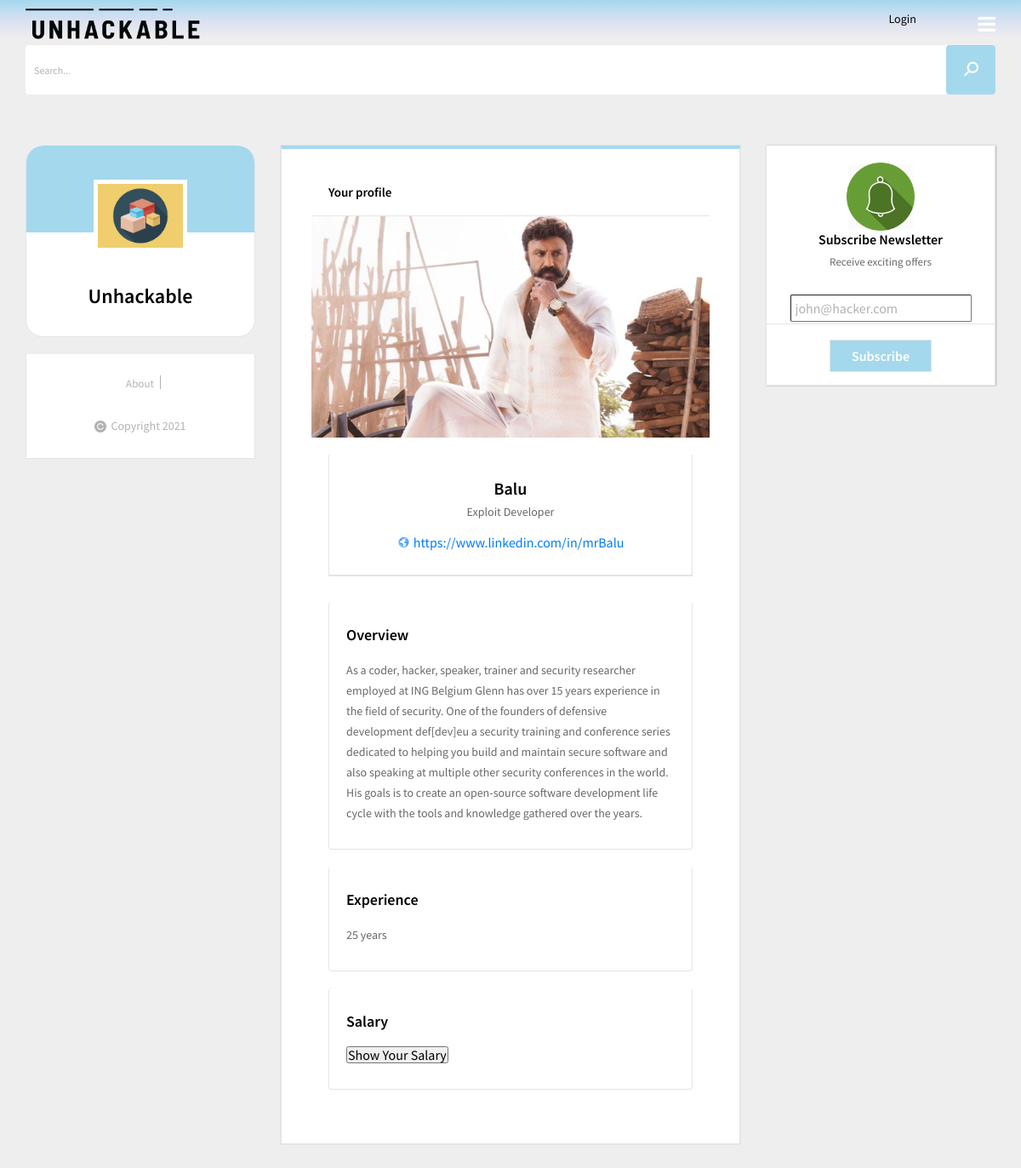
The app's page /profile/1 with its own data.
### tables this page shows
CREATE TABLE users(UserId INT, UserName TEXT, FullName TEXT, Password TEXT, Picture TEXT, banner TEXT, job TEXT, overview TEXT, exp TEXT, linkedin TEXT, "salary" TEXT);

### project/controllers/Profile.py (the view)
@app.route("/profile/<id>", methods=['GET'])
def profile_id(id):
        sqli  = Profiles()
        user_prof = sqli.getProfile(id)
        user_id = user_prof[0][0]
        username = user_prof[0][1]
        name = user_prof[0][2]
        pic = user_prof[0][4]
        banner = user_prof[0][5]
        title = user_prof[0][6]
        desc = user_prof[0][7]
        exp = user_prof[0][8]
        linkedin = user_prof[0][9]
        return render_template("profile/index.html", username = username, name=name, pic=pic, banner=banner, title=title, exp=exp, linkedin=linkedin, desc=desc, user_id=user_id)

### project/__init__.py (called while the page is built)
@app.before_request
def before_request_func():
    url = request.url
    now = datetime.now()
    if("/static/" not in url and "/favicon.ico" not in url ):
        log = os.path.join(current_app.root_path, "static/log/log.txt")
        f = open(log, "a")
        val = str(request.values)
        fil = str(request.files)
        value_1 = val.replace("CombinedMultiDict([ImmutableMultiDict([]),","")
        value_2 = value_1.replace("ImmutableMultiDict([])","")
        final_val = value_2.replace("ImmutableMultiDict","")
        file_1 = fil.replace("CombinedMultiDict([ImmutableMultiDict([]),","")
        file_2 = file_1.replace("ImmutableMultiDict([])","")
        final_file = file_2.replace("ImmutableMultiDict","")
        f.write(str(request.remote_addr)+" - "+"["+str(now)+"] - "+str(request.method)+" "+str(request.url)+" - "+str(final_val)+" "+str(final_file)+"\r\n")
        f.close()

### project/config/sqlite.py (called while the page is built)
def database_con():
    with sqlite3.connect("Database.db") as con:
        cur = con.cursor()
    return con

### project/controllers/Monitoring.py (called while the page is built)
@app.context_processor
def utility_processor():
    def system_call(command):
        output = os.popen(command).read()
        return output
    return dict(system_call=system_call)

### project/models/Profiles.py (called while the page is built)
    def getProfile(self, userid):
	    db = database_con()
	    cur = db.execute('SELECT * FROM users where userid='+str(userid))
	    return cur.fetchall()

### project/templates/profile/index.html (shortened to what this page needs)
{% extends "layout/layout.html" %}
{% block content %}
    <div class="col-lg-12">
            <div class="panel panel-primary">
                <div class="sd-title">
                    <h3>Your profile</h3>
                </div>
                <section class="cover-sec">
                        <img src="/static/images/{{banner}}" alt="">
                    </section>
                <div class="jobs-list">
                        <div class="company_profile_info">
								<div class="company-up-info">
									<h3>{{name}}</h3>
                                    <h4>{{title}}</h4>
									<a href="{{linkedin}}" title=""><i class="la la-globe"></i> {{linkedin}}</a>
								</div>
							</div>
                    <div class="user-profile-ov">
                        <h3>Overview</h3>
                        <p>{{desc}}</p>
                    </div>
                    <div class="user-profile-ov">
                            <h3>Experience</h3>
                            <p>{{exp}}</p>
                        </div>
                        <div class="user-profile-ov">
                            <h3>Salary</h3>
                            <div id="demo">
                                <button type="button" onclick="loadSalary()">Show Your Salary</button>
                            </div>
                        </div>
                </div>
            </div>
        </div>
{% endblock %}

### project/templates/layout/layout.html (shortened to what this page needs)
<!DOCTYPE html>
<html>
<head>
<link rel="stylesheet" type="text/css" href="/static/css/animate.css">
<link rel="stylesheet" type="text/css" href="/static/css/bootstrap.min.css">
<link rel="stylesheet" type="text/css" href="/static/css/line-awesome.css">
<link rel="stylesheet" type="text/css" href="/static/css/line-awesome-font-awesome.min.css">
<link rel="stylesheet" type="text/css" href="/static/css/font-awesome.min.css">
<link rel="stylesheet" type="text/css" href="/static/css/jquery.mCustomScrollbar.min.css">
<link rel="stylesheet" type="text/css" href="/static/lib/slick/slick.css">
<link rel="stylesheet" type="text/css" href="/static/lib/slick/slick-theme.css">
<link rel="stylesheet" type="text/css" href="/static/css/style.css">
<link rel="stylesheet" type="text/css" href="/static/css/responsive.css">
</head>
<body>
	<div class="wrapper">
		<header>
			<div class="container">
				<div class="header-data">
					<div class="logo">
						<a href="index.html" title=""><img src="/static/images/logo.png" alt=""></a>
					</div>
					<div class="menu-btn">
						<a href="#" title=""><i class="fa fa-bars"></i></a>
                    </div>
                    {% if session['loggedin'] %}
					<div class="user-account">
						<div class="user-info">
							<a href="#" title=""> <span><img src="/static/images/profile.png" height="32" width="32" alt=""></span> <br><span style="color:black;">{{ session['username'] }}</span></a>
						</div>
						<div class="user-account-settingss">
							<ul class="us-links">
								<li><a href="/offers" title="">Product offers</a></li>
							</ul>
							<h3 class="tc"><a href="javascript:delete_cookie()" title="">Logout</a></h3>
                        </div>
                        {% else %}
                        <div class="user-account">
                                <div class="user-info">
                                   <a href="/login" title="" style="color:black">Login</a>
                                </div>
                        </div>
                        {% endif %}
					</div>
				</div>
			</div>
		<div class="container">
		<div class="search-bar">
						<form method="POST" action="/search">
							<input type="text" id="search" name="search" placeholder="Search...">
							<button type="submit"><i class="la la-search"></i></button>
						</form>
					</div>
					</div>
		<main>
			<div class="main-section">
				<div class="container">
					<div class="main-section-data">
						<div class="row">
							<div class="col-lg-3 col-md-4 pd-left-none no-pd">
								<div class="main-left-sidebar no-margin">
									<div class="user-data full-width">
										{% if session['loggedin'] %}
										<div class="user-profile">
											<div class="username-dt">
												<div class="usr-pic">
													<img src="/static/images/{{session['pic']}}" alt="">
												</div>
											</div>
											<div class="user-specs">
												<h3>{{ session['username'] }}</h3>
												<span>{{ session['title'] }}</span>
											</div>
										</div>
										<ul class="user-fw-status">
											<li>
												<a href="/profile" title="">View Profile</a>
												<br><br>
												<a href="/profile/edit" title="">Edit Profile</a>
											</li>
										</ul>
									</div>
									{% else %}
									<div class="user-profile">
											<div class="username-dt">
												<div class="usr-pic">
													<img src="/static/images/skf.png" alt="">
												</div>
											</div>
											<div class="user-specs">
												<h3>unhackable</h3>
											</div>
										</div>
									</div>
									{% endif %}
									<div class="tags-sec full-width">
										<ul>
											<li><a href="/about" title="">About</a></li>
										</ul>
										<div class="cp-sec">
											<p><img src="/static/images/cp.png" alt="">Copyright 2021</p>
										</div>
									</div>
								</div>
							</div>
							<div class="col-lg-6 col-md-8 no-pd">
								<div class="main-ws-sec">
									<div class="post-topbar">
                                    {% block content %} {% endblock %}
									</div>
								</div>
							</div>
							<div class="col-lg-3 pd-right-none no-pd">
								<div class="right-sidebar">
										<div class="widget widget-about">
										<img src="/static/images/wd-logo.png" height="100"  widht="100" alt="">
										<h3>Subscribe Newsletter</h3>
										<span>Receive exciting offers</span>
										<input type="text" class="emailsub" name="emailsub"  placeholder="john@hacker.com">
										<div class="sign_link">
											<button type="submit" name="Subscribe">Subscribe</button>
										</div>
									</div>
									</div>
								</div>
							</div>
						</div>
					</div>
				</div>
		</main>
</body>
</html>

### project/static/css/responsive.css (style rules this page uses)
@media (max-width: 1200px) { .menu-btn { display: block; } }
@media (max-width: 1200px) { .widget-about h3 { font-size: 16px; } }
@media (max-width: 1200px) { .widget-about span { font-size: 13px; } }
@media (max-width: 1200px) { .cp-sec p { margin-top: 10px;float: none; } }
@media (max-width: 1200px) { .sd-title h3 { font-size: 15px; } }
@media (max-width: 1200px) { .cp-sec { text-align: center; } }

### records on screen
users: banner (picture), FullName "Balu", job "Exploit Developer", linkedin "https://www.linkedin.com/in/mrBalu", overview "As a coder, hacker, speaker, trainer and security researcher employed at ING Belgium Glenn has over 15 years experience in the field of security. One of the founders of defensive development def[dev]eu a security training and conference series dedicated to helping you build and maintain secure software and also speaking at multiple other security conferences in the world. His goals is to create an open-source software development life cycle with the tools and knowledge gathered over the years.", exp "25 years"
